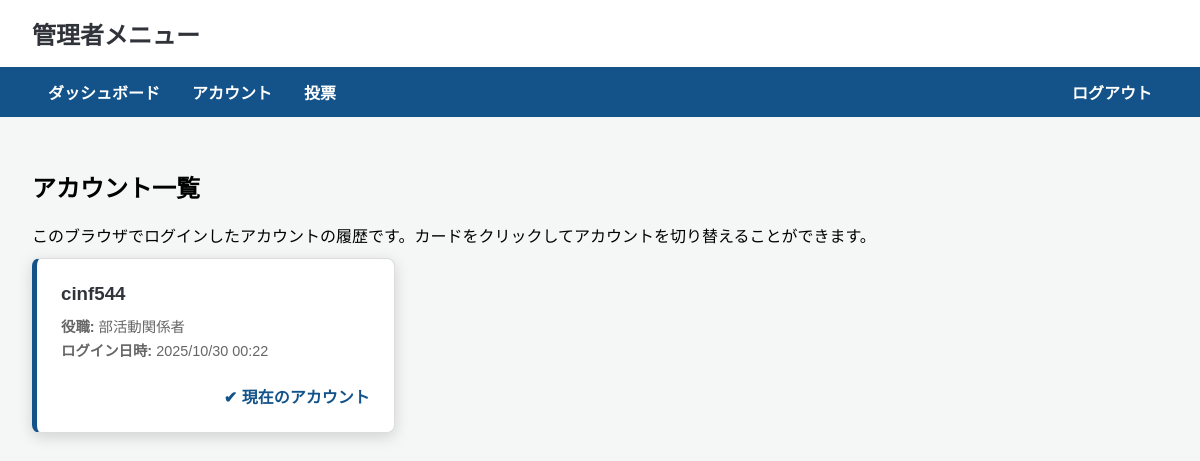
The page /accounts/ (signed in) on the database as committed earlier.
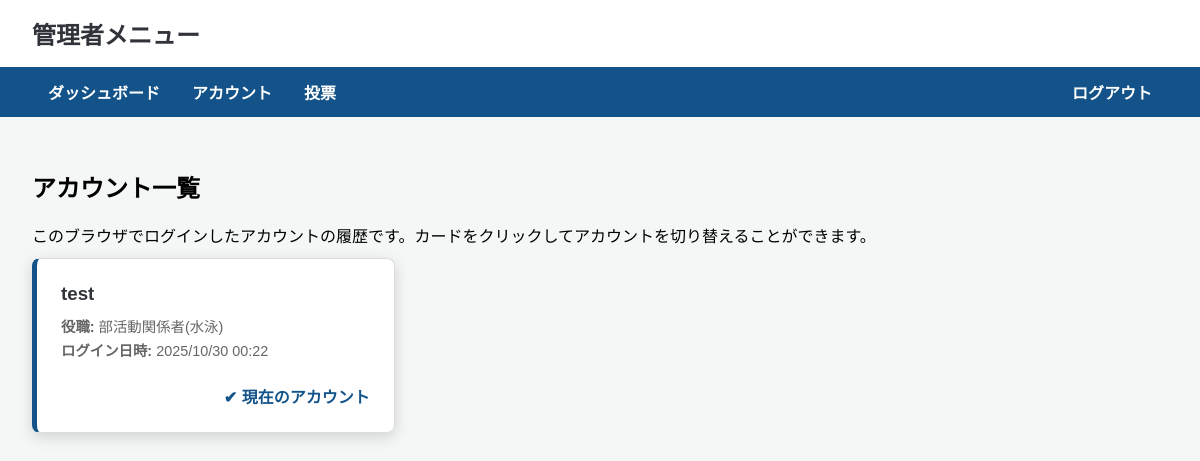
The same page on the database as committed later.
### accounts/models.py (models this page shows, shortened)
class LoginRequest(models.Model):
    ROLE_CHOICES = [
        ('教員', '教員'),
        ('実行委員長', '実行委員長'),
        ('委員長', '委員長'),
        ('部活動関係者', '部活動関係者'),
        ('クラス展示関係者', 'クラス展示関係者'),
    ]
    name = models.CharField("氏名", max_length=100)
    email = models.EmailField("メールアドレス", unique=True)
    role = models.CharField("役職", max_length=50, choices=ROLE_CHOICES)
    committee = models.CharField("所属委員会", max_length=50, blank=True, null=True)
    club = models.CharField("所属部活動", max_length=50, blank=True, null=True)
    class_exhibit = models.CharField("担当クラス", max_length=50, blank=True, null=True)
    is_approved = models.BooleanField("承認済み", default=False)
    timestamp = models.DateTimeField("ログイン日時", auto_now_add=True)
    otp_code_hash = models.CharField("OTPハッシュ", max_length=128, blank=True, null=True)
    otp_expiry = models.DateTimeField("OTP有効期限", blank=True, null=True)
    @property
    def display_role(self):
        if self.role == '委員長' and self.committee:
            return f"{self.role}({self.committee})"
        elif self.role == '部活動関係者' and self.club:
            return f"{self.role}({self.club})"
        elif self.role == 'クラス展示関係者' and self.class_exhibit:
            return f"{self.role}({self.class_exhibit})"
        return self.role

### accounts/views.py (the view)
    def wrapper(request, *args, **kwargs):
        if not request.session.get('login_request_id'):
            return redirect('request_login_code') # メールアドレス入力ページへ
        return view_func(request, *args, **kwargs)

### accounts/views.py (called while the page is built)
def login_required_custom(view_func):
    def wrapper(request, *args, **kwargs):
        if not request.session.get('login_request_id'):
            return redirect('request_login_code') # メールアドレス入力ページへ
        return view_func(request, *args, **kwargs)
    return wrapper

@login_required_custom
def account_list_view(request):
    login_request_id = request.session.get('login_request_id')
    my_accounts = LoginRequest.objects.filter(id=login_request_id) # アカウント切り替えは廃止
    context = {'my_accounts': my_accounts}
    return render(request, 'accounts/account_list.html', context)

### accounts/templates/accounts/account_list.html (shortened to what this page needs)
{% extends "base.html" %}
{% block content %}
<h2>アカウント一覧</h2>
<p>このブラウザでログインしたアカウントの履歴です。カードをクリックしてアカウントを切り替えることができます。</p>
<div class="account-list">
    {% for account in my_accounts %}
    <div class="account-card {% if account.id == request.session.login_request_id %}active{% endif %}">
        <h3>{{ account.name }}</h3>
        <p><strong>役職:</strong> {{ account.display_role }}</p>
        <p><strong>ログイン日時:</strong> {{ account.timestamp|date:"Y/m/d H:i" }}</p>
        <div class="actions">
            {% if account.id == request.session.login_request_id %}
                <span class="active-text">✔ 現在のアカウント</span>
            {% else %}
                <a href="{% url 'switch_account' account.pk %}">
                    <button>このアカウントに切り替え</button>
                </a>
            {% endif %}
        </div>
    </div>
    {% endfor %}
</div>
{% endblock %}

### accounts/templates/base.html (shortened to what this page needs)
<!DOCTYPE html>
<html lang="ja">
<head>
    <link rel="stylesheet" href="https://cdn.jsdelivr.net/npm/choices.js/public/assets/styles/choices.min.css"/>
    <link rel="stylesheet" href="https://cdn.jsdelivr.net/npm/flatpickr/dist/flatpickr.min.css">
</head>
<body>
    <header class="header"><h1>管理者メニュー</h1></header>
    <nav class="menubar">
        <ul>
            {% if request.session.login_request_id %}
                <li><a href="{% url 'dashboard' %}">ダッシュボード</a></li>
                <li><a href="{% url 'account_list' %}">アカウント</a></li>
                <li><a href="{% url 'poll_list' %}">投票</a></li>
                <li class="right"><a href="{% url 'logout' %}">ログアウト</a></li>
            {% else %}
                <li><a href="{% url 'landing' %}">ホーム</a></li>
                <li class="right"><a href="{% url 'request_login_code' %}">ログイン</a></li>
            {% endif %}
        </ul>
    </nav>
    <main class="content">
        {% block content %}{% endblock %}
    </main>
</body>
</html>

### accounts/templates/base.html (style rules this page uses)
body { font-family: sans-serif; margin: 0; background-color: #f4f7f6; }
.content { padding: 2em; }
.header { background-color: #ffffff; padding: 1em 2em; box-shadow: 0 2px 4px rgba(0,0,0,0.1); }
.header h1 { margin: 0; font-size: 1.5em; color: #30343A; }
.menubar { background-color: #135389; padding: 0 2em; }
.menubar ul { margin: 0; padding: 0; list-style: none; display: flex; align-items: center; }
.menubar li a { display: block; padding: 0.8em 1em; color: white; text-decoration: none; font-weight: bold; cursor: pointer; }
.menubar .right { margin-left: auto; }
.account-list { display: grid; grid-template-columns: repeat(auto-fill, minmax(280px, 1fr)); gap: 1.5em; }
.account-card { background-color: #fff; border-radius: 8px; box-shadow: 0 2px 5px rgba(0,0,0,0.1); padding: 1.5em; border: 1px solid #bbb; transition: transform 0.2s, box-shadow 0.2s; }

### accounts/templates/accounts/account_list.html (style rules this page uses)
.account-list { display: grid; grid-template-columns: repeat(auto-fill, minmax(280px, 1fr)); gap: 1.5em; }
.account-card { background-color: #fff; border-radius: 8px; box-shadow: 0 2px 5px rgba(0,0,0,0.1); padding: 1.5em; border: 1px solid #ddd; border-left: 5px solid #ccc; transition: transform 0.2s, box-shadow 0.2s; }
.account-card.active { border-left-color: #135389; box-shadow: 0 4px 15px rgba(0,0,0,0.15); transform: translateY(-5px); }
.account-card h3 { margin: 0 0 0.5em 0; color: #30343A; }
.account-card p { margin: 0.25em 0; color: #666; font-size: 0.9em; }
.account-card .actions { margin-top: 1.5em; text-align: right; }
.actions .active-text { color: #135389; font-weight: bold; }

Rows that differ between the two databases and show on the page:
changed LoginRequest: name "cinf544" → "test"; display_role "部活動関係者" → "部活動関係者(水泳)"
